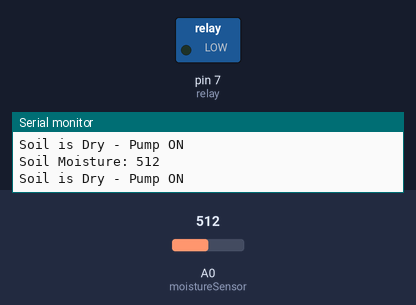
A sketch run on a simulated Arduino Uno, built with avr-gcc and run on an emulated ATmega328P. Parts: switched loads named in the sketch (green lamp = pin HIGH), the last lines printed to the serial monitor. The test bench sets the inputs (shaded band); at power-on: A0 (moistureSensor) = 512.

Above: at 1.8 s.
1.9 s: A0 (moistureSensor) set to 490
At 2.9 s:
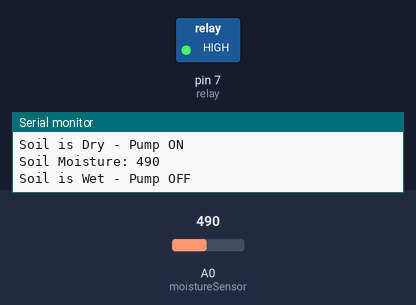
3.5 s: A0 (moistureSensor) set to 510
At 4.4 s:
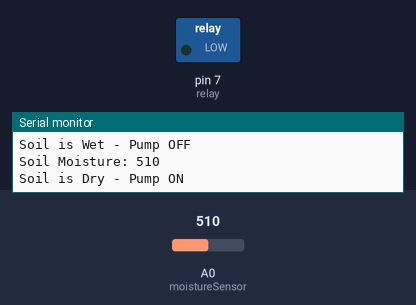
5.5 s: A0 (moistureSensor) set to 306
At 7.2 s:
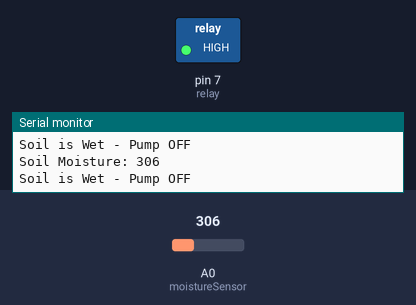
Timing chart, 0 to 8.7 s (numbered marks = the images above; inputs shaded):
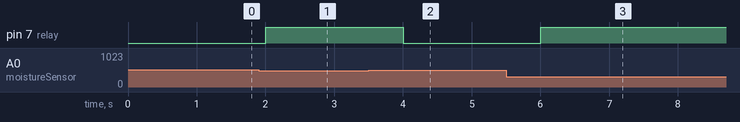

Measured:
- the behaviour switches between 501 and 500 on A0 (moistureSensor) (found by bisection; images 0 and 1)
- after the input at 1.9 s, pin 7 (relay): LOW → HIGH after 0.10 s
- after the input at 3.5 s, pin 7 (relay): HIGH → LOW after 0.50 s
- after the input at 5.5 s, pin 7 (relay): LOW → HIGH after 0.50 s

The sketch:

plant_watering.ino
```cpp
int moistureSensor = A0;
int relay = 7;

int moistureValue;
int threshold = 500;

void setup()
{
  pinMode(relay, OUTPUT);
  digitalWrite(relay, HIGH);

  Serial.begin(9600);
}

void loop()
{
  moistureValue = analogRead(moistureSensor);

  Serial.print("Soil Moisture: ");
  Serial.println(moistureValue);

  if (moistureValue > threshold)
  {
    // Soil is dry
    digitalWrite(relay, LOW);
    Serial.println("Soil is Dry - Pump ON");
  }
  else
  {
    // Soil is wet
    digitalWrite(relay, HIGH);
    Serial.println("Soil is Wet - Pump OFF");
  }

  delay(1000);
}
```
